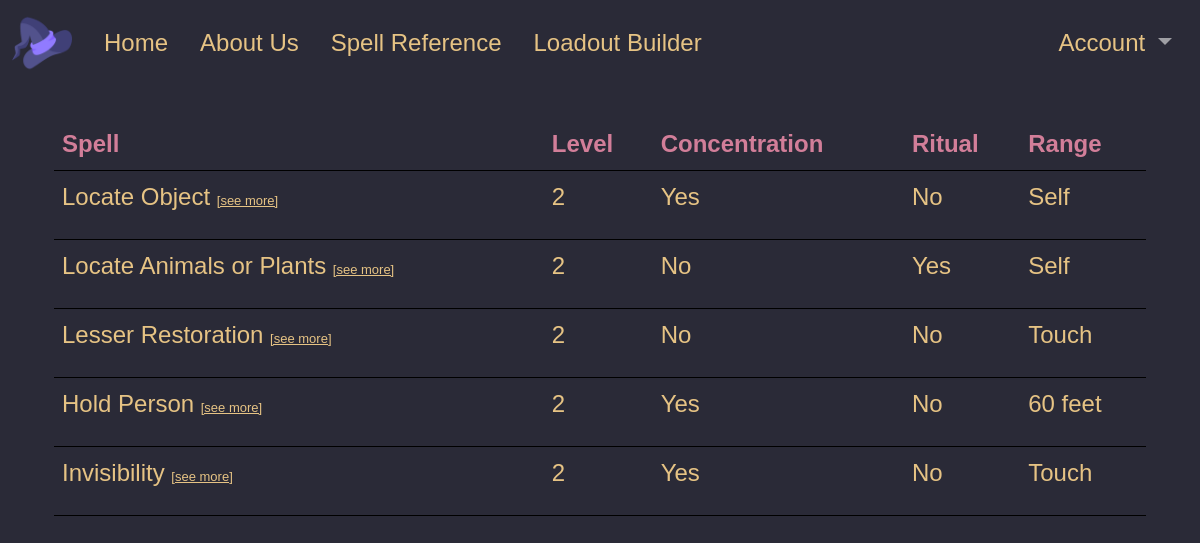
The app's page /loadout/Big Dadd (signed in) with its own data.
### tables this page shows
CREATE TABLE "spell_info" (
"Name" TEXT,
  "Spell_Level" INTEGER,
  "Concentration" INTEGER,
  "Ritual" INTEGER,
  "Range" TEXT,
  "Components" TEXT,
  "Duration" TEXT,
  "Casting Time" TEXT,
  "Classes" TEXT,
  "School" TEXT,
  "Description" TEXT
);

### run.py (the view)
@app.route('/loadout/<loadout_id>')
def loadout(loadout_id):
    spells = []
    if 'user' in session.keys():
        spells = get_db().get_loadout_spell_names(session['user']['id'], loadout_id)
        spells = [s[0] for s in spells]
        full_spells = []
        for spell in spells:
            full_spells.append(get_db().get_spell(spell))
        full_spells = [list(spell.values()) for spell in full_spells]
        n_spells = len(full_spells)
        return render_template('loadout.html', loadout_id=loadout_id, spells = full_spells,  n_spells =n_spells)

### db.py (called while the page is built)
    def select(self, sql, parameters=[]):
        c = self.conn.cursor()
        c.execute(sql, parameters)
        return c.fetchall()

    def get_spell(self, Name):
        data = self.select('SELECT * FROM spell_info WHERE spell_info.Name = ?', [Name])
        if data:
            d = data[0]
            return {
                'Name': d[0],
                'Level': d[1],
                'Concentration': d[2],
                'Ritual': d[3],
                'Range': d[4],
                'Components': d[5],
                'Duration': d[6],
                'Casting_Time': d[7],
                'Classes': d[8],
                'School': d[9],
                'Description': d[10]
            }
        else:
            return None

    def get_loadout_spell_names(self, user_id,loadout_name):
        data = self.select('SELECT loadouts.spell_name FROM loadouts WHERE loadouts.user_id = ? AND loadouts.loadout_name = ?', [user_id, loadout_name])
        return data

### run.py (called while the page is built)
def get_db():
    db = getattr(g, '_database', None)
    if db is None:
        db = Database(DATABASE_PATH)
    return db

### templates/loadout.html (shortened to what this page needs)
{% extends "base.html" %} {% block title %}loadout{%endblock%}
{%block content%}
<table class = "table border-black" id="spell-container">
    <thead>
        <tr>
            <th class = "tref-h">
                Spell
            </th>
            <th class = "tref-h">
                Level
            </th>
            <th class = "tref-h">
                Concentration
            </th>
            <th class = "tref-h">
                Ritual
            </th>
            <th class = "tref-h">
                Range
            </th>
        </tr>
    </thead>
    <tbody>
        {%for i in range(n_spells)%}
        <tr>
            <td class = "tref">
            <p class = "tref"  style="cursor: pointer;">{{spells[i][0]}}</span>
            <a class="expand-desc" style="cursor: pointer; font-size:small;"  data-index="{{ i }}">[see more]</a>
            </td>
            <td class = "tref">
                <p class = "tref">{{spells[i][1]}}</p>
            </td>
            <td class = "tref">
                {%if spells[i][2] == 1%}
                    <p class = "tref">Yes</p>
                {%else%}
                    <p class = "tref">No</p>
                {%endif%}
            </td>
            <td class = "tref">
                {%if spells[i][3] == 1%}
                    <p class = "tref">Yes</p>
                {%else%}
                    <p class = "tref">No</p>
                {%endif%}
            </td>
            <td class = "tref">
                <p class = "tref">{{spells[i][4]}}</p>
            </td>
        </tr>
        {%endfor%}
    </tbody>
</table>
{%endblock%}

### static/css/base.css (style rules this page uses)
body { font-family: 'Baskerville', 'Trebuchet MS', sans-serif; font-size: 1.5rem; background: #2A2A37; }
thead th { position:sticky;top: 0; z-index: 1; }
.tref { background-color: #2A2A37 !important; -webkit-text-fill-color: #E6C384; }
.tref-h { background-color: #2A2A37 !important; -webkit-text-fill-color: #D27E99; }

### records on screen
spell_info: Name "Locate Object", Spell_Level "2", Range "Self"
spell_info: Name "Locate Animals or Plants", Spell_Level "2", Range "Self"
spell_info: Name "Lesser Restoration", Spell_Level "2", Range "Touch"
spell_info: Name "Hold Person", Spell_Level "2", Range "60 feet"
spell_info: Name "Invisibility", Spell_Level "2", Range "Touch"
